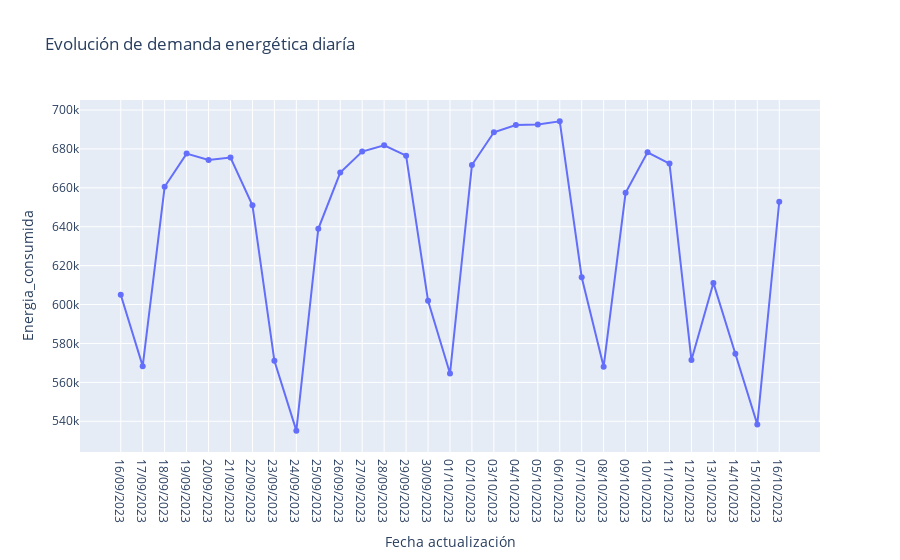

Notebook source saved alongside this figure:
### Code cell
fig_demanda = px.line(data_frame = df_demanda,
        x = 'Fecha actualización',
        y = 'Energia_consumida',
        title= 'Evolución de demanda energética diaría',
        markers= True
)



fig_demanda.show()

### Figure 1 — Plotly figure (JSON) as saved in the notebook; plotly's stock layout.template omitted (floating-point values rounded to 4 significant figures)
{"data": [{"hovertemplate": "Fecha actualización=%{x}<br>Energia_consumida=%{y}<extra></extra>", "legendgroup": "", "line": {"color": "#636efa", "dash": "solid"}, "marker": {"symbol": "circle"}, "mode": "lines+markers", "name": "", "orientation": "v", "showlegend": false, "type": "scatter", "x": ["16/09/2023", "17/09/2023", "18/09/2023", "19/09/2023", "20/09/2023", "21/09/2023", "22/09/2023", "23/09/2023", "24/09/2023", "25/09/2023", "26/09/2023", "27/09/2023", "28/09/2023", "29/09/2023", "30/09/2023", "01/10/2023", "02/10/2023", "03/10/2023", "04/10/2023", "05/10/2023", "06/10/2023", "07/10/2023", "08/10/2023", "09/10/2023", "10/10/2023", "11/10/2023", "12/10/2023", "13/10/2023", "14/10/2023", "15/10/2023", "16/10/2023"], "xaxis": "x", "y": [605100.0, 568300.0, 660500.0, 677600.0, 674300.0, 675600.0, 651000.0, 571100.0, 535200.0, 638900.0, 667800.0, 678700.0, 681900.0, 676500.0, 602000.0, 564500.0, 671700.0, 688600.0, 692300.0, 692600.0, 694200.0, 614000.0, 568100.0, 657400.0, 678200.0, 672500.0, 571500.0, 611100.0, 574700.0, 538400.0, 652800.0], "yaxis": "y"}], "layout": {"legend": {"tracegroupgap": 0}, "title": {"text": "Evolución de demanda energética diaría"}, "xaxis": {"anchor": "y", "domain": [0, 1], "title": {"text": "Fecha actualización"}}, "yaxis": {"anchor": "x", "domain": [0, 1], "title": {"text": "Energia_consumida"}}}}
